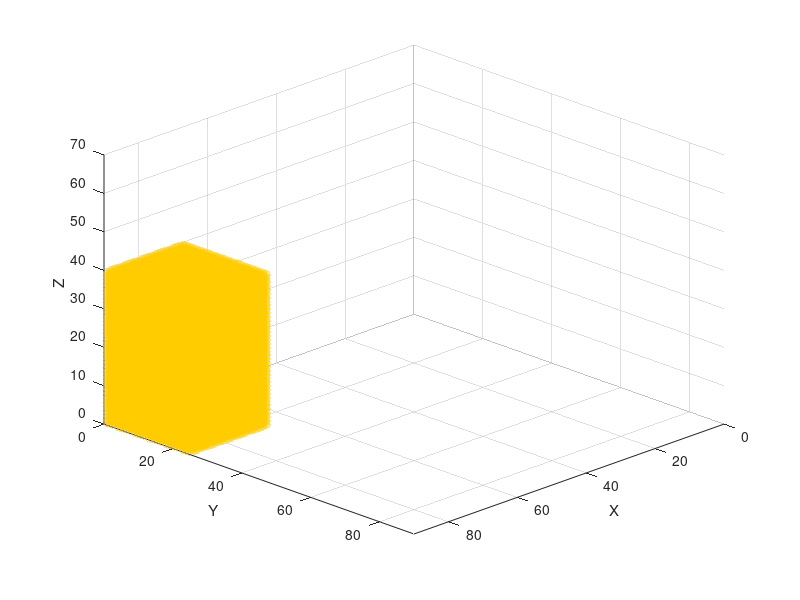

Reproduce this figure in MATLAB. (Note: this script raises an error after producing the figure.)
%% Map dimensions (MAKE SURE THEY ARE THE SAME AS THE MAP CREATOR)
mapSizeX = 90; mapSizeY = 90; mapSizeZ = 70;
mapSize = [mapSizeX, mapSizeY, mapSizeZ];

%% Generate ROI and Object positions
% We store environment state in this matrix with this values:
% ---- 0 = free | 1= Occupied | 2 = unexplored | 3 = Frontier | 4 = ROI | 
% ---- 5 = Object
voxelStates = 2*ones(mapSize);

%% DEFINE ROI SETTINGS
voxelStates(68:90, 1:25, 1:40) = 4;

%% DEFINE OBJECTIVE LOCATION
objectX=83; objectY=8; objectZ=27;

% Define the object value
objectValue = 5;
% Compute 3x3x3 block centered on the object position
for dx = -1:1
    for dy = -1:1
        for dz = -1:1
            x = objectX + dx;
            y = objectY + dy;
            z = objectZ + dz;

            % Check bounds before assigning
            if x >= 1 && x <= size(voxelStates,1) && ...
               y >= 1 && y <= size(voxelStates,2) && ...
               z >= 1 && z <= size(voxelStates,3)
                voxelStates(x,y,z) = objectValue;
            end
        end
    end
end

figure;             
hold on; 
axis([0 mapSize(1) 0 mapSize(2) 0 mapSize(3)]);
grid on;
xlabel('X'); ylabel('Y'); zlabel('Z');


[rx, ry, rz] = ind2sub(size(voxelStates), find(voxelStates == 4));
scatter3(rx-0.5, ry-0.5, rz-0.5, 50, [1, 0.8, 0], 'filled', 'MarkerFaceAlpha', 0.5);

[gx, gy, gz] = ind2sub(size(voxelStates), find(voxelStates == 5));
scatter3(gx-0.5, gy-0.5, gz-0.5, 50, [0.6, 0.2, 0.8], 'filled', 'MarkerFaceAlpha', 1);

view(135, 30);

%% Save Voxel Initial States Matrix
save('../../Maps_ROI_Object_Situations/RandomObstacles_1_situations/RandomObstacles_1_voxelStates_5.mat','voxelStates');
disp('saved voxelStates_5.mat')
